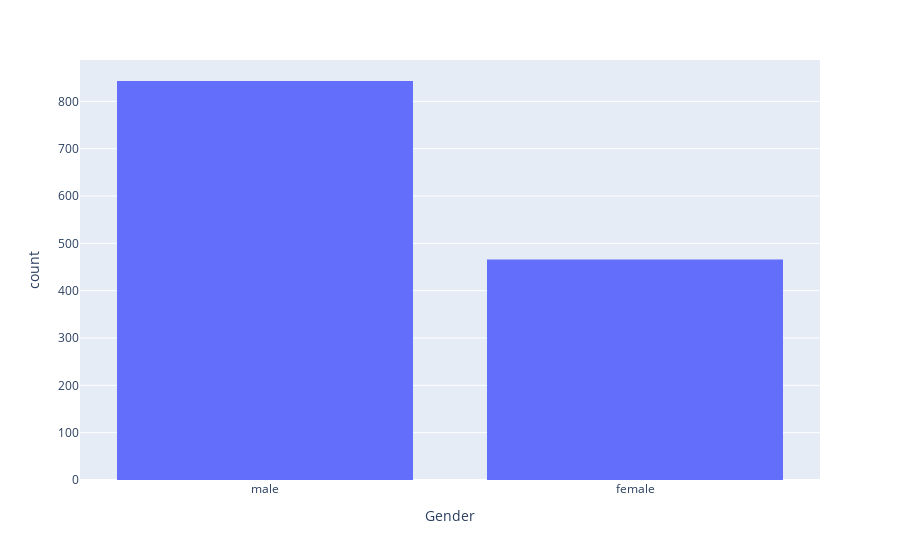

This figure's notebook cell:
### Markdown cell above
plotly express way:

### Code cell
px.histogram(data_frame=titanic,
            x='Gender',
            )

### Figure 1 — Plotly figure (JSON) as saved in the notebook; plotly's stock layout.template omitted (floating-point values rounded to 4 significant figures; data arrays with more than 128 entries replaced by an {"elided": "..."} marker saying what was removed)
{"data": [{"alignmentgroup": "True", "bingroup": "x", "hoverlabel": {"namelength": 0}, "hovertemplate": "Gender=%{x}<br>count=%{y}", "legendgroup": "", "marker": {"color": "#636efa"}, "name": "", "offsetgroup": "", "orientation": "v", "showlegend": false, "type": "histogram", "x": {"elided": "1309 str values"}, "xaxis": "x", "yaxis": "y"}], "layout": {"barmode": "relative", "legend": {"tracegroupgap": 0}, "margin": {"t": 60}, "xaxis": {"anchor": "y", "domain": [0, 1], "title": {"text": "Gender"}}, "yaxis": {"anchor": "x", "domain": [0, 1], "title": {"text": "count"}}}}
